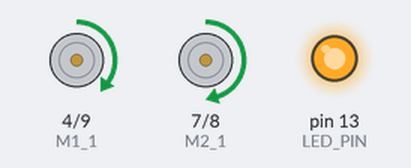
Simulated run of this sketch. Board: Arduino Uno, built with avr-gcc and run on an emulated ATmega328P. Shown: motor-driver pin pairs drawn as motors (green arrow = first pin HIGH = forward, orange = second pin HIGH = backward, longer = more drive, scaled by the enable pin), output pins drawn as LEDs (lit = HIGH).

Above: at 1.0 s.
At 5.5 s:
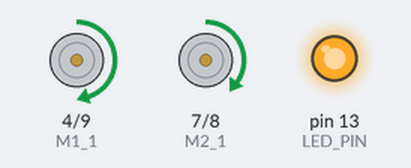
Timing chart, 0 to 6.9 s (numbered marks = the images above):
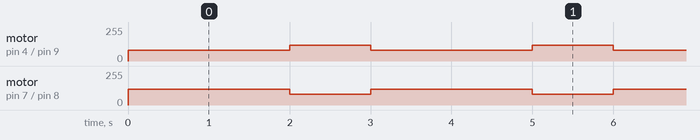

Measured:
- by itself, motor on pin 4 (M1_1) / pin 9 (M1_2): repeats every 3.0 s: forward 120/255 1.0 s, forward 80/255 2.0 s, until it stays stopped from 12.0 s
- by itself, motor on pin 7 (M2_1) / pin 8 (M2_2): repeats every 3.0 s: forward 80/255 1.0 s, forward 120/255 2.0 s, until it stays stopped from 12.0 s

The sketch:

SmallbotV23.ino
```cpp
/*
スモールロボット
右回転、左回転を繰り返す
*/

// MotorDriver Pin Assign on RDC.
//   Mx_2      Mx_1   動作
//  0(LOW)    0(LOW)  停止
//  0(LOW)    1(HIGH) 正転（前進する方向に回転）
//  1(HIGH)   0(LOW)  逆転（後退する方向に回転）
//  1(HIGH)   1(HIGH) ブレーキ（停止）

// 右モータ
#define M1_1    4
#define M1_2    9
#define M1_PWM  6

// 左モータ
#define M2_1    7
#define M2_2    8
#define M2_PWM  5

#define LED_PIN     13

//----------------------------------------
// setup()は起動時最初に一回だけ実行される
// 初期化などはここで行う
//----------------------------------------
//
void setup() {
  // シリアルポートの初期化
  Serial.begin(9600);

  // モータ関係の出力ピン
  pinMode(M1_1, OUTPUT);
  pinMode(M1_2, OUTPUT);
  pinMode(M1_PWM, OUTPUT);
  pinMode(M2_1, OUTPUT);
  pinMode(M2_2, OUTPUT);
  pinMode(M2_PWM, OUTPUT);

  // デジタル出力ピン（LED)
  pinMode(LED_PIN, OUTPUT);


  // LED点灯
  digitalWrite(LED_PIN, HIGH);

  // モーター回転方向設定
  digitalWrite(M1_1, 1);  // 右モーター正転
  digitalWrite(M1_2, 0);
  digitalWrite(M2_1, 1);  // 右モーター正転
  digitalWrite(M2_2, 0);
}

//----------------------------------------
// loop()は動作中連続して繰り返し実行
// 500msごとに左右に動く
//----------------------------------------
//
int count = 0;
int state = 0;
void loop() {
  if (count <= 3) {
    if (state <= 1) {    // dirが0だったら
    // モータスピード設定（右回転）
      analogWrite(M1_PWM,  80); // 右モーターの速度（0～255）
      analogWrite(M2_PWM, 120); // 左モーターの速度（0～255）
      state = state + 1;
    } else {
    // モータスピード設定（左回転）
      analogWrite(M1_PWM, 120); // 右モーターの速度（0～255）
      analogWrite(M2_PWM,  80); // 左モーターの速度（0～255）
      state = 0;   // 次は右回転
      count = count+1; //１回繰り返し終わり
    }
    delay(1000);        // １秒待つ
  } else {
    digitalWrite(M1_1, 0);
    digitalWrite(M1_2, 0);
    digitalWrite(M2_1, 0);
    digitalWrite(M2_2, 0);
  }
}
```
